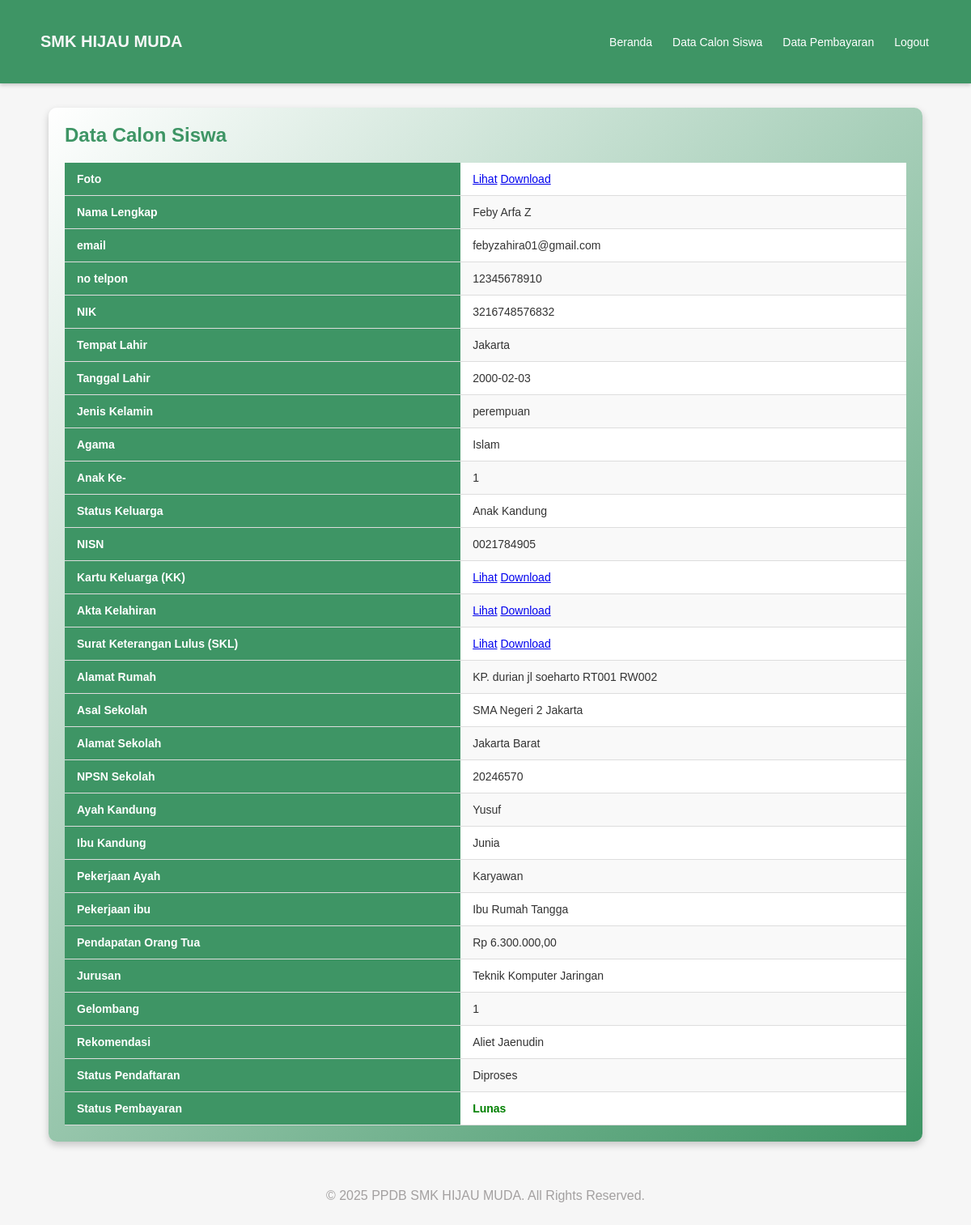
The page /siswa_detail.php (signed in) on the database its author committed.
### tables this page shows
CREATE TABLE `pendaftar` (
  `user_id` int(11) NOT NULL,
  `gelombang` varchar(255) NOT NULL,
  `rekomendasi` varchar(255) NOT NULL,
  `nama` varchar(100) DEFAULT NULL,
  `tempat_lahir` varchar(100) DEFAULT NULL,
  `tanggal_lahir` date DEFAULT NULL,
  `jenis_kelamin` enum('laki-laki','perempuan') DEFAULT NULL,
  `alamat` text DEFAULT NULL,
  `agama` varchar(50) DEFAULT NULL,
  `anak_ke` int(11) DEFAULT NULL,
  `jumlah_saudara` int(11) DEFAULT NULL,
  `status_keluarga` varchar(50) DEFAULT NULL,
  `asal_sekolah` varchar(100) DEFAULT NULL,
  `npsn` varchar(20) DEFAULT NULL,
  `jurusan` varchar(50) DEFAULT NULL,
  `nisn` varchar(20) DEFAULT NULL,
  `keluhan` text DEFAULT NULL,
  `nama_ayah` varchar(100) DEFAULT NULL,
  `pekerjaan_ayah` varchar(100) DEFAULT NULL,
  `nama_ibu` varchar(100) DEFAULT NULL,
  `pekerjaan_ibu` varchar(100) DEFAULT NULL,
  `alamat_orang_tua` text DEFAULT NULL,
  `gaji_orang_tua` decimal(15,2) DEFAULT NULL,
  `status_pendaftaran` varchar(50) DEFAULT 'Diproses',
  `timestamp` timestamp NOT NULL DEFAULT current_timestamp(),
  `nik` varchar(50) DEFAULT NULL,
  `status_pembayaran` enum('Telah Bayar','proses Pengembalian') NOT NULL DEFAULT 'Telah Bayar',
  `foto` varchar(255) DEFAULT NULL,
  `kk` varchar(255) DEFAULT NULL,
  `akta` varchar(255) DEFAULT NULL,
  `skl` varchar(255) DEFAULT NULL,
  `Alamat_Sekolah` varchar(255) NOT NULL,
  `email` varchar(255) NOT NULL,
  `telp` varchar(15) NOT NULL,
  `admin_id` int(11) DEFAULT NULL
);

CREATE TABLE `pembayaran_siswa` (
  `user_id` int(11) NOT NULL,
  `nama` varchar(100) NOT NULL,
  `jumlah_bayar` decimal(10,2) NOT NULL,
  `metode_pembayaran` enum('Transfer Bank','E-Wallet','Tunai') NOT NULL,
  `tanggal_bayar` date DEFAULT NULL,
  `bukti_pembayaran` varchar(255) NOT NULL,
  `created_at` timestamp NOT NULL DEFAULT current_timestamp(),
  `status_pembayaran` enum('Belum Bayar','Lunas') NOT NULL DEFAULT 'Belum Bayar'
);

### siswa_detail.php (the view, shortened to what this page needs)
<?php
include 'includes/db.php';
$user_id = isset($_GET['id']) ? intval($_GET['id']) : $_SESSION['user_id'];
$sql = "SELECT * FROM pendaftar WHERE user_id = '$user_id'";
$result = $conn->query($sql);
if ($result->num_rows > 0) {
    $siswa = $result->fetch_assoc();
    $pembayaran_sql = "SELECT status_pembayaran FROM pembayaran_siswa WHERE user_id = '$user_id'";
    $pembayaran_result = $conn->query($pembayaran_sql);
    if ($pembayaran_result->num_rows > 0) {
        $pembayaran = $pembayaran_result->fetch_assoc();
        $status_pembayaran = $pembayaran['status_pembayaran'];
    } else {
        $status_pembayaran = "Belum Bayar";
    }
} else {
    echo "Data tidak ditemukan.";
    exit();
}
?>
<!DOCTYPE html>
<html lang="en">
<head>
    <link rel="stylesheet" href="css/profile_siswa.css">
</head>
<body>
    <header>
    <nav class="navbar">
        <div class="logo">
            <h1>SMK HIJAU MUDA</h1>
        </div>
        <ul class="nav-menu">
            <li><a href="admin_dashboard.php">Beranda</a></li>
            <li><a href="data_pendaftar_admin.php">Data Calon Siswa</a></li>
            <li><a href="data_pembayaran.php">Data Pembayaran</a></li>
            <li><a href="logout.php">Logout</a></li>
        </ul>
    </nav>
</header>
<div class="profile-container">
        <div class="head" style="display: flex;">
            <h2 class="profil">Data Calon Siswa</h2>
        </div>
        <table>
        <tr>
            <th>Foto</th>
            <td>
            <?php if (!empty($siswa['foto'])) { ?>
                <a href="uploads/<?= htmlspecialchars($siswa['foto']); ?>" target="_blank" class="btn-view">Lihat</a>
                <a href="uploads/<?= htmlspecialchars($siswa['foto']); ?>" download class="btn-download">Download</a>
            <?php } ?>
             </td>
            </tr>
            <tr>
                <th>Nama Lengkap</th>
                <td><?php echo htmlspecialchars($siswa['nama']); ?></td>
            </tr>
            <tr>
                <th>email</th>
                <td><?php echo htmlspecialchars($siswa['email']); ?></td>
            </tr>
            <tr>
                <th>no telpon</th>
                <td><?php echo htmlspecialchars($siswa['telp']); ?></td>
            </tr>
            <tr>
                <th>NIK</th>
                <td><?php echo htmlspecialchars($siswa['nik']); ?></td>
            </tr>
            <tr>
                <th>Tempat Lahir</th>
                <td><?php echo htmlspecialchars($siswa['tempat_lahir']); ?></td>
            </tr>
            <tr>
                <th>Tanggal Lahir</th>
                <td><?php echo htmlspecialchars($siswa['tanggal_lahir']); ?></td>
            </tr>
            <tr>
                <th>Jenis Kelamin</th>
                <td><?php echo htmlspecialchars($siswa['jenis_kelamin']); ?></td>
            </tr>
            <tr>
                <th>Agama</th>
                <td><?php echo htmlspecialchars($siswa['agama']); ?></td>
            </tr>
            <tr>
                <th>Anak Ke-</th>
                <td><?php echo htmlspecialchars($siswa['anak_ke']); ?></td>
            </tr>
            <tr>
                <th>Status Keluarga</th>
                <td><?php echo htmlspecialchars($siswa['status_keluarga']); ?></td>
            </tr>
            <tr>
                <th>NISN</th>
                <td><?php echo htmlspecialchars($siswa['nisn']); ?></td>
            </tr>
            <tr>
                <th>Kartu Keluarga (KK)</th>
                <td>
                     <?php if (!empty($siswa['kk'])) { ?>
                        <a href="uploads/<?= htmlspecialchars($siswa['kk']); ?>" target="_blank" class="btn-view">Lihat</a>
                        <a href="uploads/<?= htmlspecialchars($siswa['kk']); ?>" download class="btn-download">Download</a>
                    <?php } ?>
             </td>
            </tr>
            <tr>
                <th>Akta Kelahiran</th>
                <td>
                   <?php if (!empty($siswa['akta'])) { ?>
                         <a href="uploads/<?= htmlspecialchars($siswa['akta']); ?>" target="_blank" class="btn-view">Lihat</a>
                         <a href="uploads/<?= htmlspecialchars($siswa['akta']); ?>" download class="btn-download">Download</a>
                    <?php } ?>
             </td>
            </tr>
            <tr>
                <th>Surat Keterangan Lulus (SKL)</th>
                <td>
                     <?php if (!empty($siswa['skl'])) { ?>
                         <a href="uploads/<?= htmlspecialchars($siswa['skl']); ?>" target="_blank" class="btn-view">Lihat</a>
                         <a href="uploads/<?= htmlspecialchars($siswa['skl']); ?>" download class="btn-download">Download</a>
                    <?php } ?>
             </td>
            </tr>
            <tr>
                <th>Alamat Rumah</th>
                <td><?php echo htmlspecialchars($siswa['alamat']); ?></td>
            </tr>
            <tr>
                <th>Asal Sekolah</th>
                <td><?php echo htmlspecialchars($siswa['asal_sekolah']); ?></td>
            </tr>
            <tr>
                <th>Alamat Sekolah</th>
                <td><?php echo htmlspecialchars($siswa['Alamat_Sekolah']); ?></td>
            </tr>
            <tr>
                <th>NPSN Sekolah</th>
                <td><?php echo htmlspecialchars($siswa['npsn']); ?></td>
            </tr>
            <tr>
                <th>Ayah Kandung</th>
                <td><?php echo htmlspecialchars($siswa['nama_ayah']); ?></td>
            </tr>
            <tr>
                <th>Ibu Kandung</th>
                <td><?php echo htmlspecialchars($siswa['nama_ibu']); ?></td>
            </tr>
            <tr>
                <th>Pekerjaan Ayah</th>
                <td><?php echo htmlspecialchars($siswa['pekerjaan_ayah']); ?></td>
            </tr>
            <tr>
                <th>Pekerjaan ibu</th>
                <td><?php echo htmlspecialchars($siswa['pekerjaan_ibu']); ?></td>
            </tr>
            <tr>
                <th>Pendapatan Orang Tua</th>
                <td><?php
                    if ($siswa['gaji_orang_tua'] !== NULL && $siswa['gaji_orang_tua'] > 0) {
                        echo "Rp " . number_format($siswa['gaji_orang_tua'], 2, ',', '.');
                    } else {
                        echo "Belum diisi";
                    }
                    ?>
                </td>
            </tr>
            <tr>
                <th>Jurusan</th>
                <td><?php echo htmlspecialchars($siswa['jurusan']); ?></td>
            </tr>
            <tr>
                <th>Gelombang</th>
                <td><?php echo htmlspecialchars($siswa['gelombang']); ?></td>
            </tr>
            <tr>
                <th>Rekomendasi</th>
                <td><?php echo htmlspecialchars($siswa['rekomendasi']); ?></td>
            </tr>
            <tr>
                <th>Status Pendaftaran</th>
                <td><?php echo htmlspecialchars($siswa['status_pendaftaran']); ?></td>
            </tr>
            <tr>
                <th>Status Pembayaran</th>
                <td style="color: green; font-weight: bold;">
                    <?php echo htmlspecialchars($status_pembayaran); ?>
                </td>
            </tr>
        </table>
    </div>
    <br>
    <footer>
        <p>&copy; 2025 PPDB SMK HIJAU MUDA. All Rights Reserved.</p>
    </footer>
    <br><br>
</body>
</html>

### css/profile_siswa.css (style rules this page uses)
* { margin: 0; padding: 0; box-sizing: border-box; }
body { font-family: 'Arial', sans-serif; background: #f6f6f6; min-height: 100vh; display: flex; flex-direction: column; }
header { background: #3e9565; color: #fff; }
.navbar { display: flex; justify-content: space-between; align-items: center; padding: 10px 20px; box-shadow: 0 2px 5px rgba(0, 0, 0, 0.2); background-color: #3e9565; }
.logo h1 { font-size: 20px; margin: 30px; color: #f7f7f7; }
.nav-menu { list-style: none; display: flex; gap: 1px; margin-right: 20px; }
.nav-menu li { position: relative; }
.nav-menu a { color: #fff; text-decoration: none; font-size: 14px; padding: 8px 12px; border-radius: 5px; transition: background 0.3s; }
.profile-container { width: 90%; margin: 30px auto; padding: 20px; background: linear-gradient(135deg, #ffffff, #3e9565); border-radius: 10px; box-shadow: 0 4px 10px rgba(0, 0, 0, 0.2); font-family: 'Arial', sans-serif; animation: fade-in 1s ease; }
.profile-container .head { display: flex; justify-content: space-between; align-items: center; margin-bottom: 20px; }
.profile-container .head h2 { font-size: 24px; color: #3e9565; font-weight: bold; margin: 0; }
table { width: 100%; border-collapse: collapse; margin-top: 20px; animation: slide-up 1.2s ease; }
table th, table td { padding: 12px 15px; text-align: left; font-size: 14px; border-bottom: 1px solid #ddd; transition: background-color 0.3s ease, color 0.3s ease; }
table th { background-color: #3e9565; color: white; font-weight: bold; }
table tr:nth-child(even) { background-color: #f9f9f9; }
table tr:nth-child(odd) { background-color: #ffffff; }
table td { color: #333; }
footer { padding: 10px 0; color: rgb(163, 160, 160); text-align: center; position: relative; bottom: 0; left: 0; }

### rows shown on the page
pendaftar: nama "Feby Arfa Z", email "febyzahira01@gmail.com", telp "12345678910", nik "3216748576832", tempat_lahir "Jakarta", tanggal_lahir "2000-02-03", jenis_kelamin "perempuan", agama "Islam", anak_ke "1", status_keluarga "Anak Kandung", nisn "0021784905", alamat "KP. durian jl soeharto RT001 RW002", asal_sekolah "SMA Negeri 2 Jakarta", Alamat_Sekolah "Jakarta Barat", npsn "20246570", nama_ayah "Yusuf", nama_ibu "Junia", pekerjaan_ayah "Karyawan", pekerjaan_ibu "Ibu Rumah Tangga", gaji_orang_tua "6.300.000,00", jurusan "Teknik Komputer Jaringan", gelombang "1", rekomendasi "Aliet Jaenudin", status_pendaftaran "Diproses"
pembayaran_siswa: status_pembayaran "Lunas"
